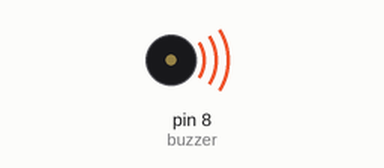
Simulated run of this sketch. Board: Arduino Uno, built with avr-gcc and run on an emulated ATmega328P. On the bench: buzzer (waves = sounding).

Above: at 0.7 s.
At 1.1 s:
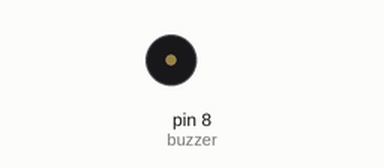
Timing chart, 0 to 2.6 s (numbered marks = the images above):
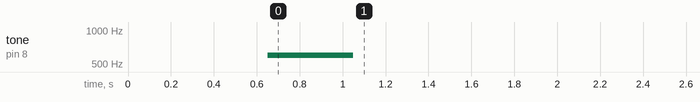

The sketch:

6Complete.ino
```cpp
int buzzer = 8;

void setup()
{
    pinMode(buzzer,OUTPUT);
    delay(650);
    tone(buzzer, 600);
    delay(400);
    noTone(buzzer);
}
void loop ()
{

}
```
